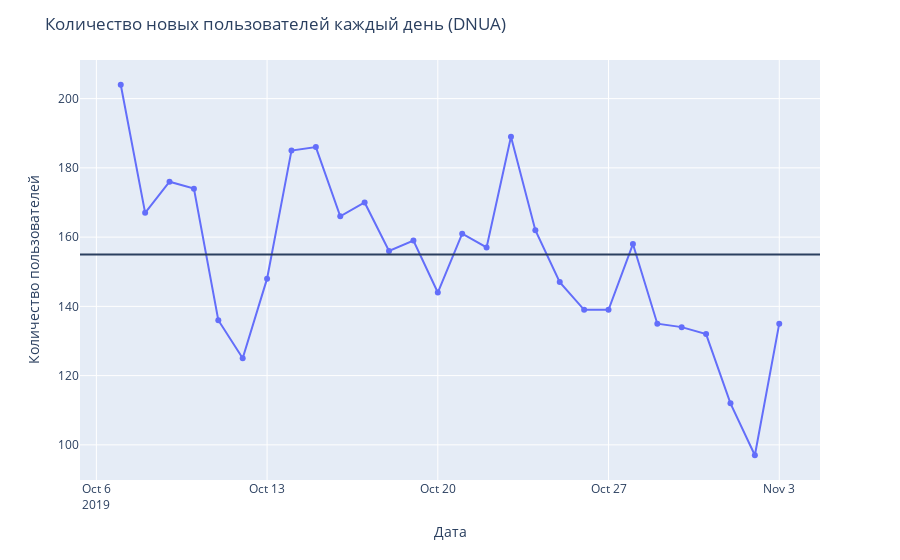

Write notebook code for a chart like this one.
### Code cell
# строим график
fig=px.line(tabl,x='date',y='DNUA',markers=True)
fig.update_layout(title='Количество новых пользователей каждый день (DNUA)',\
                 xaxis_title='Дата', yaxis_title='Количество пользователей')
fig.add_hline(y=155)
fig.show()

### Figure 1 — Plotly figure (JSON) as saved in the notebook; plotly's stock layout.template omitted (floating-point values rounded to 4 significant figures)
{"data": [{"hovertemplate": "date=%{x}<br>DNUA=%{y}<extra></extra>", "legendgroup": "", "line": {"color": "#636efa", "dash": "solid"}, "marker": {"symbol": "circle"}, "mode": "markers+lines", "name": "", "orientation": "v", "showlegend": false, "type": "scatter", "x": ["2019-10-07", "2019-10-08", "2019-10-09", "2019-10-10", "2019-10-11", "2019-10-12", "2019-10-13", "2019-10-14", "2019-10-15", "2019-10-16", "2019-10-17", "2019-10-18", "2019-10-19", "2019-10-20", "2019-10-21", "2019-10-22", "2019-10-23", "2019-10-24", "2019-10-25", "2019-10-26", "2019-10-27", "2019-10-28", "2019-10-29", "2019-10-30", "2019-10-31", "2019-11-01", "2019-11-02", "2019-11-03"], "xaxis": "x", "y": [204, 167, 176, 174, 136, 125, 148, 185, 186, 166, 170, 156, 159, 144, 161, 157, 189, 162, 147, 139, 139, 158, 135, 134, 132, 112, 97, 135], "yaxis": "y"}], "layout": {"legend": {"tracegroupgap": 0}, "margin": {"t": 60}, "shapes": [{"type": "line", "x0": 0, "x1": 1, "xref": "x domain", "y0": 155, "y1": 155, "yref": "y"}], "title": {"text": "Количество новых пользователей каждый день (DNUA)"}, "xaxis": {"anchor": "y", "domain": [0, 1], "title": {"text": "Дата"}}, "yaxis": {"anchor": "x", "domain": [0, 1], "title": {"text": "Количество пользователей"}}}}
